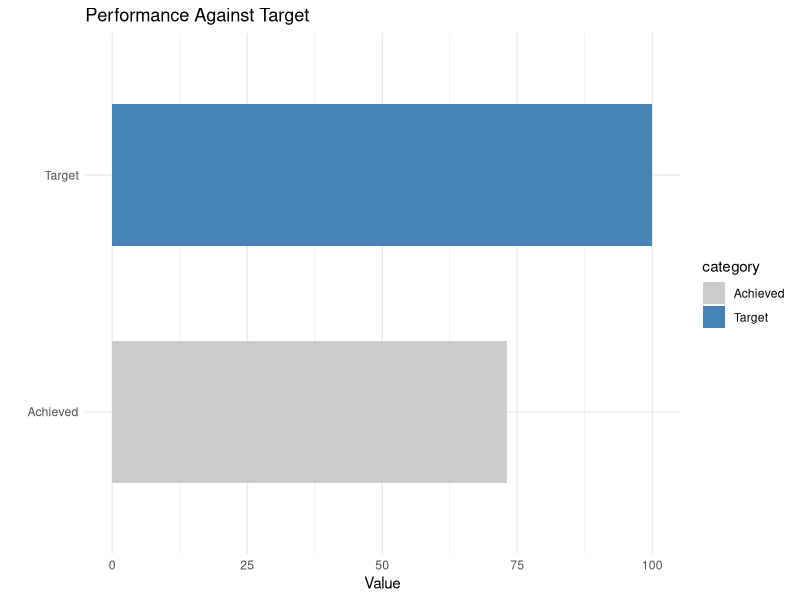

The R source for this figure:
# Bullet chart using ggplot2
library(ggplot2)
library(dplyr)

df <- data.frame(
  category = c("Target", "Achieved"),
  value = c(100, 73)
)

ggplot(df, aes(x = category, y = value, fill = category)) +
  geom_col(width = 0.6) +
  coord_flip() +
  scale_fill_manual(values = c("grey80", "steelblue")) +
  theme_minimal() +
  labs(title = "Performance Against Target", y = "Value", x = "")
